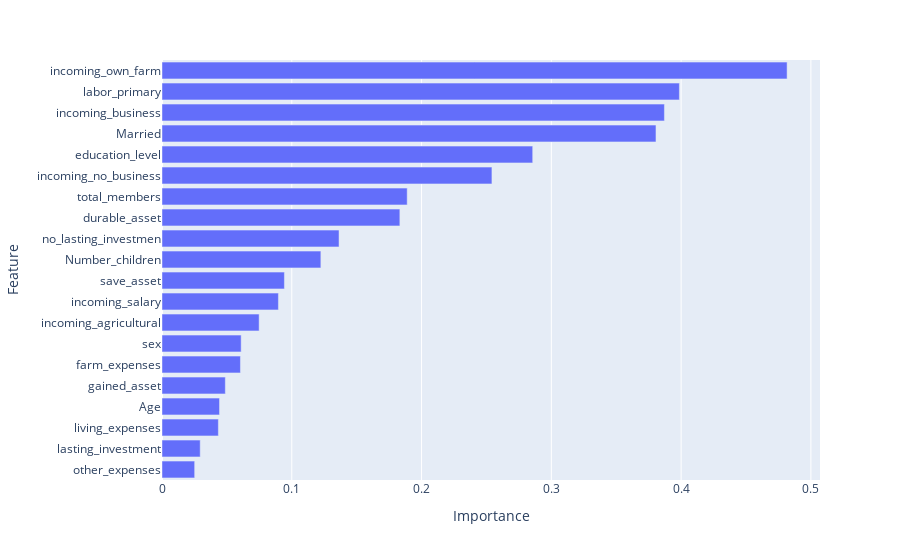

Notebook code cell kept with this figure:
### Code cell
coeff = model.coef_[0]
# feature importance
Feature_importance = pd.DataFrame({'Feature': x_train.columns, 'Importance': np.abs(coeff)})
Feature_importance = Feature_importance.sort_values(by='Importance')
Feature_importance

fig = px.bar(Feature_importance, x='Importance', y='Feature')
# Menampilkan plot
fig.show()

### Figure 1 — Plotly figure (JSON) as saved in the notebook; plotly's stock layout.template omitted (floating-point values rounded to 4 significant figures)
{"data": [{"alignmentgroup": "True", "hovertemplate": "Importance=%{x}<br>Feature=%{y}<extra></extra>", "legendgroup": "", "marker": {"color": "#636efa", "pattern": {"shape": ""}}, "name": "", "offsetgroup": "", "orientation": "h", "showlegend": false, "textposition": "auto", "type": "bar", "x": [0.02517, 0.02944, 0.04343, 0.04433, 0.0488, 0.06044, 0.06099, 0.07484, 0.08971, 0.09432, 0.1224, 0.1364, 0.1833, 0.1889, 0.2542, 0.2856, 0.3806, 0.3871, 0.3987, 0.4817], "xaxis": "x", "y": ["other_expenses", "lasting_investment", "living_expenses", "Age", "gained_asset", "farm_expenses", "sex", "incoming_agricultural", "incoming_salary", "save_asset", "Number_children", "no_lasting_investmen", "durable_asset", "total_members", "incoming_no_business", "education_level", "Married", "incoming_business", "labor_primary", "incoming_own_farm"], "yaxis": "y"}], "layout": {"barmode": "relative", "legend": {"tracegroupgap": 0}, "margin": {"t": 60}, "xaxis": {"anchor": "y", "domain": [0, 1], "title": {"text": "Importance"}}, "yaxis": {"anchor": "x", "domain": [0, 1], "title": {"text": "Feature"}}}}
